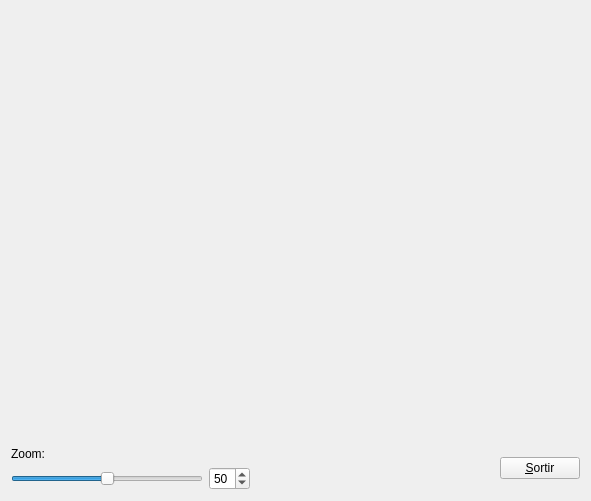
<?xml version="1.0" encoding="UTF-8"?>
<ui version="4.0">
 <class>MyForm</class>
 <widget class="QWidget" name="MyForm">
  <property name="geometry">
   <rect>
    <x>0</x>
    <y>0</y>
    <width>591</width>
    <height>501</height>
   </rect>
  </property>
  <property name="windowTitle">
   <string>IDI-Lab</string>
  </property>
  <layout class="QGridLayout" name="gridLayout_2">
   <item row="0" column="0" colspan="2">
    <widget class="MyGLWidget" name="widget" native="true">
     <property name="sizePolicy">
      <sizepolicy hsizetype="Expanding" vsizetype="Expanding">
       <horstretch>0</horstretch>
       <verstretch>0</verstretch>
      </sizepolicy>
     </property>
     <property name="minimumSize">
      <size>
       <width>50</width>
       <height>50</height>
      </size>
     </property>
    </widget>
   </item>
   <item row="0" column="2">
    <spacer name="verticalSpacer">
     <property name="orientation">
      <enum>Qt::Vertical</enum>
     </property>
     <property name="sizeHint" stdset="0">
      <size>
       <width>20</width>
       <height>422</height>
      </size>
     </property>
    </spacer>
   </item>
   <item row="1" column="0">
    <layout class="QGridLayout" name="gridLayout">
     <item row="0" column="0">
      <widget class="QLabel" name="label">
       <property name="text">
        <string>Zoom:</string>
       </property>
      </widget>
     </item>
     <item row="1" column="0">
      <widget class="QSlider" name="horizontalSlider">
       <property name="value">
        <number>50</number>
       </property>
       <property name="orientation">
        <enum>Qt::Horizontal</enum>
       </property>
      </widget>
     </item>
     <item row="1" column="1">
      <widget class="QSpinBox" name="spinBox">
       <property name="value">
        <number>50</number>
       </property>
      </widget>
     </item>
    </layout>
   </item>
   <item row="1" column="1">
    <spacer name="horizontalSpacer">
     <property name="orientation">
      <enum>Qt::Horizontal</enum>
     </property>
     <property name="sizeHint" stdset="0">
      <size>
       <width>238</width>
       <height>20</height>
      </size>
     </property>
    </spacer>
   </item>
   <item row="1" column="2">
    <widget class="QPushButton" name="pushButton">
     <property name="sizePolicy">
      <sizepolicy hsizetype="Fixed" vsizetype="Fixed">
       <horstretch>0</horstretch>
       <verstretch>0</verstretch>
      </sizepolicy>
     </property>
     <property name="text">
      <string>&amp;Sortir</string>
     </property>
    </widget>
   </item>
  </layout>
 </widget>
 <customwidgets>
  <customwidget>
   <class>MyGLWidget</class>
   <extends>QWidget</extends>
   <header>MyGLWidget.h</header>
   <container>1</container>
   <slots>
    <signal>getZoom(int)</signal>
    <slot>setZoom(int)</slot>
   </slots>
  </customwidget>
 </customwidgets>
 <resources/>
 <connections>
  <connection>
   <sender>pushButton</sender>
   <signal>clicked()</signal>
   <receiver>MyForm</receiver>
   <slot>close()</slot>
   <hints>
    <hint type="sourcelabel">
     <x>584</x>
     <y>482</y>
    </hint>
    <hint type="destinationlabel">
     <x>590</x>
     <y>500</y>
    </hint>
   </hints>
  </connection>
  <connection>
   <sender>horizontalSlider</sender>
   <signal>valueChanged(int)</signal>
   <receiver>spinBox</receiver>
   <slot>setValue(int)</slot>
   <hints>
    <hint type="sourcelabel">
     <x>90</x>
     <y>478</y>
    </hint>
    <hint type="destinationlabel">
     <x>206</x>
     <y>487</y>
    </hint>
   </hints>
  </connection>
  <connection>
   <sender>spinBox</sender>
   <signal>valueChanged(int)</signal>
   <receiver>horizontalSlider</receiver>
   <slot>setValue(int)</slot>
   <hints>
    <hint type="sourcelabel">
     <x>214</x>
     <y>467</y>
    </hint>
    <hint type="destinationlabel">
     <x>137</x>
     <y>471</y>
    </hint>
   </hints>
  </connection>
  <connection>
   <sender>horizontalSlider</sender>
   <signal>valueChanged(int)</signal>
   <receiver>widget</receiver>
   <slot>setZoom(int)</slot>
   <hints>
    <hint type="sourcelabel">
     <x>50</x>
     <y>475</y>
    </hint>
    <hint type="destinationlabel">
     <x>67</x>
     <y>391</y>
    </hint>
   </hints>
  </connection>
  <connection>
   <sender>spinBox</sender>
   <signal>valueChanged(int)</signal>
   <receiver>widget</receiver>
   <slot>setZoom(int)</slot>
   <hints>
    <hint type="sourcelabel">
     <x>223</x>
     <y>476</y>
    </hint>
    <hint type="destinationlabel">
     <x>212</x>
     <y>391</y>
    </hint>
   </hints>
  </connection>
  <connection>
   <sender>widget</sender>
   <signal>getZoom(int)</signal>
   <receiver>horizontalSlider</receiver>
   <slot>setValue(int)</slot>
   <hints>
    <hint type="sourcelabel">
     <x>146</x>
     <y>301</y>
    </hint>
    <hint type="destinationlabel">
     <x>152</x>
     <y>477</y>
    </hint>
   </hints>
  </connection>
  <connection>
   <sender>widget</sender>
   <signal>getZoom(int)</signal>
   <receiver>spinBox</receiver>
   <slot>setValue(int)</slot>
   <hints>
    <hint type="sourcelabel">
     <x>278</x>
     <y>351</y>
    </hint>
    <hint type="destinationlabel">
     <x>223</x>
     <y>466</y>
    </hint>
   </hints>
  </connection>
 </connections>
</ui>
